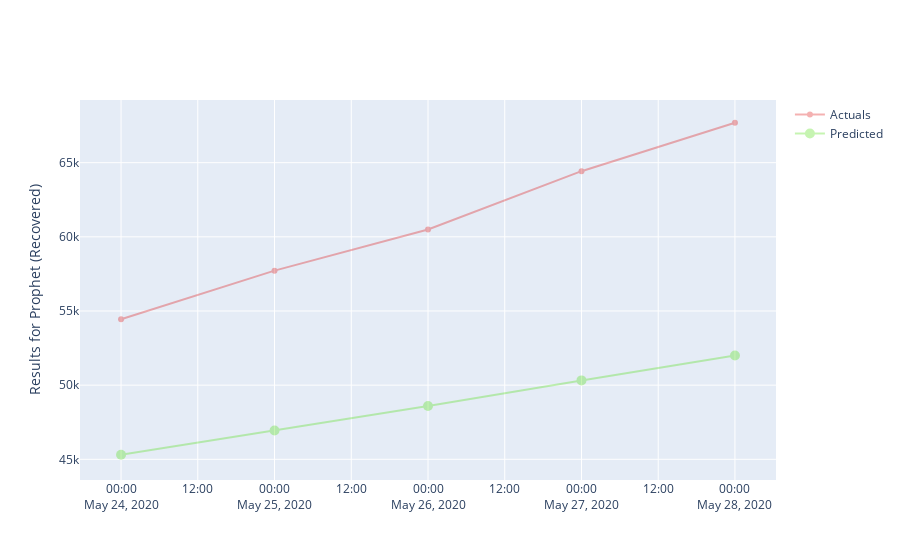

The notebook cell this image was saved under:
### Code cell
trace0 = go.Scatter(
        x = result_df['ds'],
        y = result_df['Actual'],
        mode = 'lines+markers',
        name='Actuals',
        line = dict(color = '#dd0000', shape = 'linear'),
        opacity = 0.3,
        connectgaps=True
)
trace1 = go.Scatter(
        x = result_df['ds'],
        y = result_df['yhat'],
        name='Predicted',
        mode = 'lines+markers',
        marker = dict(
            size = 10,
            color = '#44dd00'),
        opacity = 0.3    
)
data = [trace0, trace1]
layout = go.Layout(
    yaxis=dict(
        title="Results for Prophet (Recovered)"
    )
)
fig = go.Figure(data=data, layout=layout)
fig.show()

### Figure 1 — Plotly figure (JSON) as saved in the notebook; plotly's stock layout.template omitted (floating-point values rounded to 4 significant figures)
{"data": [{"connectgaps": true, "line": {"color": "#dd0000", "shape": "linear"}, "mode": "lines+markers", "name": "Actuals", "opacity": 0.3, "type": "scatter", "x": ["2020-05-24T00:00:00", "2020-05-25T00:00:00", "2020-05-26T00:00:00", "2020-05-27T00:00:00", "2020-05-28T00:00:00"], "y": [54441, 57721, 60491, 64426, 67692]}, {"marker": {"color": "#44dd00", "size": 10}, "mode": "lines+markers", "name": "Predicted", "opacity": 0.3, "type": "scatter", "x": ["2020-05-24T00:00:00", "2020-05-25T00:00:00", "2020-05-26T00:00:00", "2020-05-27T00:00:00", "2020-05-28T00:00:00"], "y": [45310.0, 46940.0, 48600.0, 50320.0, 52000.0]}], "layout": {"yaxis": {"title": {"text": "Results for Prophet (Recovered)"}}}}
